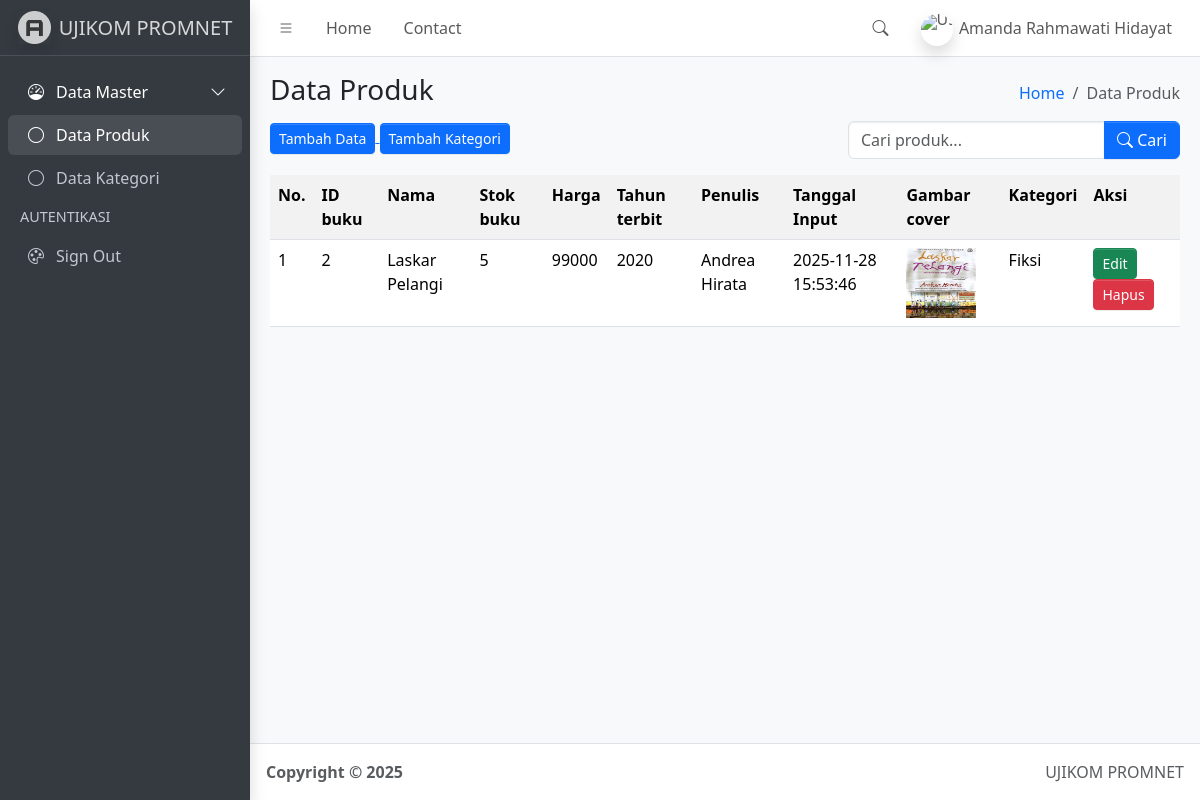
Page /index.php?keyword=Laskar Pelangi on the committed database.
### tables this page shows
CREATE TABLE `buku` (
  `id_buku` int(11) NOT NULL,
  `nama` varchar(100) NOT NULL,
  `stok_buku` int(20) NOT NULL,
  `harga` int(30) NOT NULL,
  `tahun_terbit` int(20) NOT NULL,
  `penulis` varchar(50) NOT NULL,
  `tanggal_input` timestamp NOT NULL DEFAULT current_timestamp(),
  `gambar_cover` varchar(20) NOT NULL,
  `kategori` varchar(30) NOT NULL
);

### function.php (called while the page is built, shortened)
<?php
$conn = mysqli_connect("localhost", "root", "", "simbs");
function query($query){
    global $conn;
    $result = mysqli_query($conn, $query);
    $rows = [];
    while($row = mysqli_fetch_assoc($result)){
        $rows[] = $row;
    }
    return $rows;
}
?>

### index.php (the view, shortened to what this page needs)
<?php
    require("function.php");
    $query = query("SELECT * FROM buku ORDER BY tanggal_input DESC");
    $buku = $query;
    if(isset($_GET['keyword'])){
    $keyword = $_GET['keyword'];
    $buku = query("SELECT * FROM buku WHERE nama LIKE '%$keyword%'");
    }
?>
<!doctype html>
<html lang="en">
  <head>
    <link
      rel="stylesheet"
      href="https://cdn.jsdelivr.net/npm/@fontsource/source-sans-3@5.0.12/index.css"
      media="print"
      onload="this.media='all'"
    />
    <link
      rel="stylesheet"
      href="https://cdn.jsdelivr.net/npm/overlayscrollbars@2.11.0/styles/overlayscrollbars.min.css"
    />
    <link
      rel="stylesheet"
      href="https://cdn.jsdelivr.net/npm/bootstrap-icons@1.13.1/font/bootstrap-icons.min.css"
    />
    <link rel="stylesheet" href="dist/css/adminlte.min.css" />
    <link
      rel="stylesheet"
      href="https://cdn.jsdelivr.net/npm/apexcharts@3.37.1/dist/apexcharts.css"
    />
    <link
      rel="stylesheet"
      href="https://cdn.jsdelivr.net/npm/jsvectormap@1.5.3/dist/css/jsvectormap.min.css"
    />
  </head>
  <body class="layout-fixed sidebar-expand-lg bg-body-tertiary">
    <div class="app-wrapper">
      <nav class="app-header navbar navbar-expand bg-body">
        <div class="container-fluid">
          <ul class="navbar-nav">
            <li class="nav-item">
              <a class="nav-link" data-lte-toggle="sidebar" href="#" role="button">
                <i class="bi bi-list"></i>
              </a>
            </li>
            <li class="nav-item d-none d-md-block">
              <a href="#" class="nav-link">Home</a>
            </li>
            <li class="nav-item d-none d-md-block">
              <a href="#" class="nav-link">Contact</a>
            </li>
          </ul>
          <ul class="navbar-nav ms-auto">
            <li class="nav-item">
              <a class="nav-link" data-widget="navbar-search" href="#" role="button">
                <i class="bi bi-search"></i>
              </a>
            </li>
            <li class="nav-item dropdown user-menu">
              <a href="#" class="nav-link dropdown-toggle" data-bs-toggle="dropdown">
                <img
                  src="dist/assets/img/profil.jpg"
                  class="user-image rounded-circle shadow"
                  alt="User Image"
                />
                <span class="d-none d-md-inline">Amanda Rahmawati Hidayat</span>
              </a>
            </li>
          </ul>
        </div>
      </nav>
      <aside class="app-sidebar bg-body-secondary shadow" data-bs-theme="dark">
        <div class="sidebar-brand">
          <a href="index.php" class="brand-link">
            <img
              src="dist/assets/img/AdminLTELogo.png"
              alt="AdminLTE Logo"
              class="brand-image opacity-75 shadow"
            />
            <span class="brand-text fw-light">UJIKOM PROMNET</span>
          </a>
        </div>
        <div class="sidebar-wrapper">
          <nav class="mt-2">
            <ul
              class="nav sidebar-menu flex-column"
              data-lte-toggle="treeview"
              role="navigation"
              aria-label="Main navigation"
              data-accordion="false"
              id="navigation"
            >
              <li class="nav-item menu-open">
                <a href="#" class="nav-link active">
                  <i class="nav-icon bi bi-speedometer"></i>
                  <p>
                    Data Master
                  </p>
                </a>
                <ul class="nav nav-treeview">
                  <li class="nav-item">
                    <a href="./index.html" class="nav-link active">
                      <i class="nav-icon bi bi-circle"></i>
                      <p>Data Produk</p>
                    </a>
                  </li>
                  <li class="nav-item">
                    <a href="./index2.html" class="nav-link">
                      <i class="nav-icon bi bi-circle"></i>
                      <p>Data Kategori</p>
                    </a>
                  </li>
                </ul>
              </li>
              <li class="nav-header">AUTENTIKASI</li>
              <li class="nav-item">
                <a href="./generate/theme.html" class="nav-link">
                  <i class="nav-icon bi bi-palette"></i>
                  <p>Sign Out</p>
                </a>
              </li>
            </ul>
          </nav>
        </div>
      </aside>
      <main class="app-main">
        <div class="app-content-header">
          <div class="container-fluid">
            <div class="row">
              <div class="col-sm-6">
                <h3 class="mb-3">Data Produk</h3>
                <a href="tambah_data.php">
                  <button class="btn-sm btn btn-primary">Tambah Data</button>
                </a>
                 <a href="kategori.php">
                  <button class="btn-sm btn btn-primary">Tambah Kategori</button>
                </a>
              </div>
              <div class="col-sm-6 d-flex flex-column align-items-end">
                <ol class="breadcrumb">
                  <li class="breadcrumb-item"><a href="#">Home</a></li>
                  <li class="breadcrumb-item active" aria-current="page">Data Produk</li>
                </ol>
                <form class="mt-2">
                  <div class="input-group">
                  <input
                    type="text"
                    class="form-control"
                    name="keyword"
                    placeholder="Cari produk..."
                  >
                  <button class="btn btn-primary" type="submit">
                    <i class="bi bi-search"></i> Cari
                  </button>
                </div>
                </form>
              </div>
            </div>
          </div>
        </div>
        <div class="app-content">
          <div class="container-fluid">
            <div class="row">
              <div class="col">
                <table class="table table-striped table-hover">
                  <tr>
                    <th>No.</th>
                    <th>ID buku</th>
                    <th>Nama </th>
                    <th>Stok buku</th>
                    <th>Harga </th>
                    <th>Tahun terbit</th>
                    <th>Penulis</th>
                    <th>Tanggal Input</th>
                    <th>Gambar cover</th>
                    <th>Kategori</th>
                    <th>Aksi</th>
                  </tr>
                  <?php $no=1 ?>
                  <?php foreach($buku as $data): ?>
                  <tr>
                    <td> <?= $no ?> </td>
                    <td> <?= $data['id_buku'] ?> </td>
                    <td> <?= $data['nama'] ?> </td>
                    <td> <?= $data['stok_buku'] ?> </td>
                    <td> <?= $data['harga'] ?> </td>
                    <td> <?= $data['tahun_terbit'] ?> </td>
                    <td><?= $data['penulis'] ?></td>
                    <td><?= $data['tanggal_input'] ?></td>
                    <td>
                        <img src="img/<?= $data['gambar_cover'] ?>" height="70" width="70" alt="">
                    </td>
                    <td><?= $data['kategori'] ?></td>
                    <td>
                      <a href="ubah_buku.php?id_buku=<?= $data['id_buku'] ?>" class="btn-sm btn-success btn">Edit</a>
                      <a href="hapus.php?id_buku=<?= $data['id_buku'] ?>"
                        onclick="return confirm('Yakin ingin menghapus data ini?');"
                        class="btn-sm btn-danger btn">Hapus</a>
                    </td>
                  </tr>
                  <?php $no++; ?>
                  <?php endforeach; ?>
                </table>
              </div>
            </div>
          </div>
        </div>
      </main>
      <footer class="app-footer">
        <div class="float-end d-none d-sm-inline">UJIKOM PROMNET</div>
        <strong>
          Copyright &copy; 2025&nbsp;
        </strong>
      </footer>
    </div>
  </body>
</html>

### rows in the picture
buku: id_buku "2", nama "Laskar Pelangi", stok_buku "5", harga "99000", tahun_terbit "2020", penulis "Andrea Hirata", tanggal_input "2025-11-28 15:53:46", gambar_cover (picture), kategori "Fiksi"
